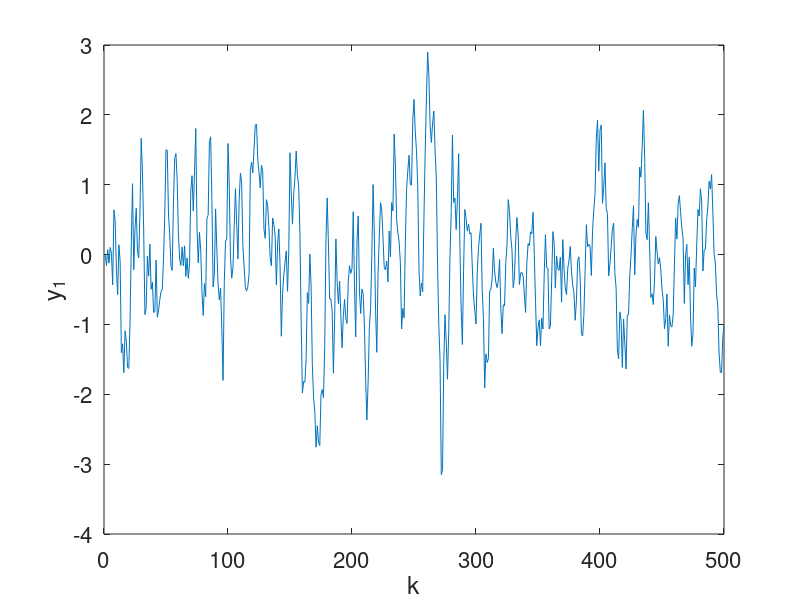
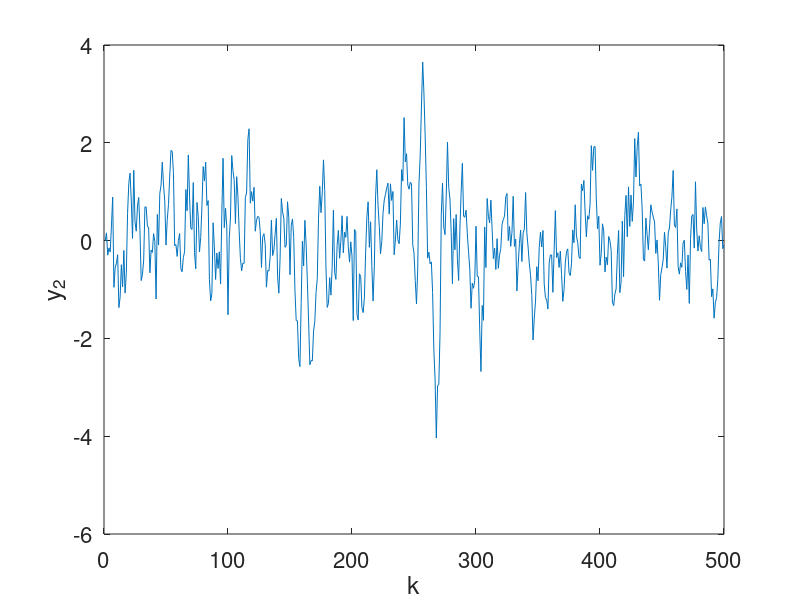
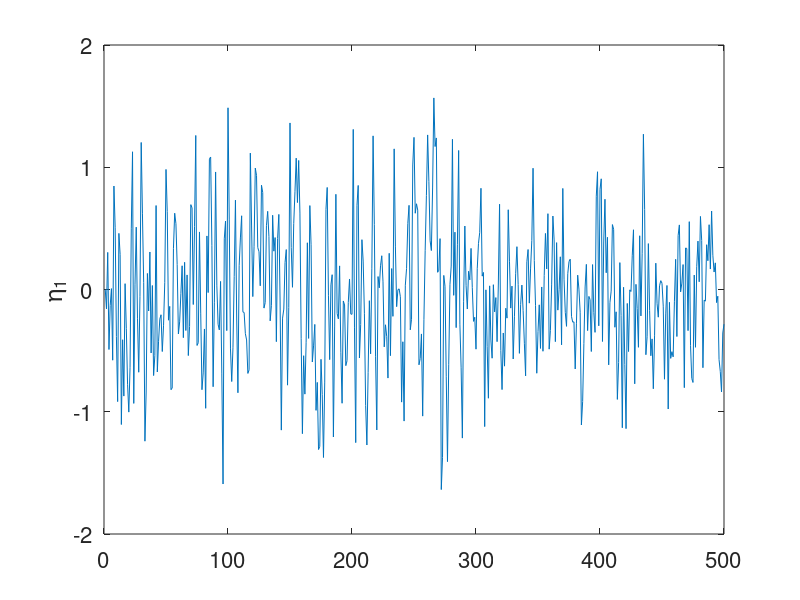
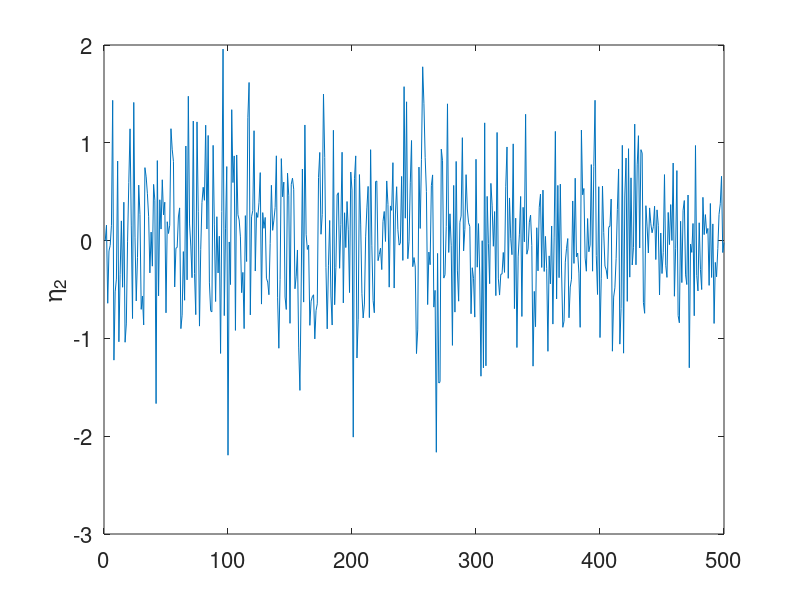

These charts were generated, in order, by the following MATLAB code:
close all;
clear all;
clc;

n = 500;
t = 1:1:n;

Phi=[0.8 -0.4 0.2;0 0.3 -0.5;0 0 0.5];
Gama=[0 0; 0 -0.5 ;0.5 0];
Upsilon=eye(3);
H=[0.5 0.5 0; 0 0 1];

nu = randn(1,n);
nu = nu - mean(nu);
nu = nu/std(nu);

% w = ruído de processo
% cov w = sw I
sw = 0.05;

% v = ruído de medição
% cov v = sv I
sv = 0.2;

% b
sw = 0.2;
sv = 0.05;

v = randn(2,n);
w = randn(3,n);
v = v - mean(v);
v = v./std(v) * sqrt(sv);
w = w - mean(w);
w = w./std(w) * sqrt(sw);

u = [0; 0];
for k = 2:n
    u(1, k) = 0.5 * u(1, k - 1) + nu(k);
    u(2, k) = 0.9 * nu(k - 1) + nu(k);
end;

x = zeros(3,1);
y = zeros(2,1);
for k = 1:n-1
    x(:,k + 1) = Phi * x(:,k) + Gama * u(:, k) + Upsilon * w(:, k);
    y(:,k + 1) = H * x(:, k) + v(:, k);
end;

figure(1)
plot(t, y(1,:));
set(gca,'FontSize',16)
ylabel('y_1')
xlabel('k')

figure(2)
plot(t, y(2,:));
set(gca,'FontSize',16)
ylabel('y_2')
xlabel('k')

%% filtragem de Kalman

% inicializacao
hat_x_ma(:,1)=[0;0;0];
P_ma=1e2*eye(3);




% equacoes do filtro
% nomenclatura
% hat_x_me => x chapeu menos (media da distribuicao a priori)
% P_me => P menos (covariancia da distribuicao a priori)
% hat_x_ma => x chapeu mais (media da distribuicao a posteriori)
% P_ma => P mais (covariancia da distribuicao a posteriori)
% Phim, Gamam e Hm sao as matrizes do modelo implementado no filtro.
% Usaremos valores levemente diferentes de Phi, Gama e H para representar
% erros de modelagem. O modelo permanece constante ao longo do experimento,
% pois o sistema eh invariante no tempo.

q=0.1;Q=eye(3)*sw;
r=0.1;R=eye(2)*sv;
Phim=[0.8+q*randn(1,1) -0.4 0.2;0 0.3+q*randn(1,1) -0.5;0 0 0.5+q*randn(1,1)];
Gamam=[0 0+q*randn(1,1);0 -0.5+q*randn(1,1);0.5+q*randn(1,1) 0];
Upsilonm=(1+q)*eye(3);
Hm=[0.5-0.05 0.5-0.1 0; 0 0 1-0.1];

Phi=[0.8 -0.4 0.2;0 0.3 -0.5;0 0 0.5];
Gama=[0 0; 0 -0.5 ;0.5 0];
Upsilon=eye(3);
H=[0.5 0.5 0; 0 0 1];

% Equacoes de (9.34)
for k=1:n-1
    hat_x_me(:,k+1)=Phim*hat_x_ma(:,k)+Gamam*u(:,k);
    P_me=Phim*P_ma*Phim' + Upsilonm*Q*Upsilonm';
    K=P_me*Hm'*inv(Hm*P_me*Hm'+R);
    % inovacao 
    eta(:,k+1)=y(:,k+1)-Hm*hat_x_me(:,k+1);
    hat_x_ma(:,k+1)=hat_x_me(:,k+1)+K*eta(:,k+1);
    P_ma=P_me-K*Hm*P_me;
    % traco de P_ma
    traco(k)=trace(P_ma);
end

figure(3)
plot(eta(1,:))
set(gca,'FontSize',16)
ylabel('\eta_1')

figure(4)
plot(eta(2,:))
set(gca,'FontSize',16)
ylabel('\eta_2')

figure(5)
plot(log10(traco(1:50)))
set(gca,'FontSize',16)
xlabel('k')
ylabel('tr(P)')

    
figure(6)
plot(1:n,x(1,1:n),'k',1:n,hat_x_ma(1,1:n),'b--');
set(gca,'FontSize',16)
ylabel('x_1^+')
xlabel('k')

figure(7)
plot(1:n,x(2,1:n),'k',1:n,hat_x_ma(2,1:n),'b--');
set(gca,'FontSize',16)
ylabel('x_2^+')
xlabel('k')

figure(8)
plot(1:n,x(3,1:n),'k',1:n,hat_x_ma(3,1:n),'b--');
set(gca,'FontSize',16)
ylabel('x_3^+')
xlabel('k')
